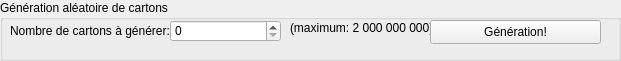
                <widget class="QGroupBox" name="groupBox_2">
                    <property name="sizePolicy">
                        <sizepolicy hsizetype="Preferred" vsizetype="Fixed">
                            <horstretch>0</horstretch>
                            <verstretch>0</verstretch>
                        </sizepolicy>
                    </property>
                    <property name="minimumSize">
                        <size>
                            <width>621</width>
                            <height>61</height>
                        </size>
                    </property>
                    <property name="title">
                        <string>Génération aléatoire de cartons</string>
                    </property>
                    <widget class="QSpinBox" name="UIGenerateNumber">
                        <property name="geometry">
                            <rect>
                                <x>170</x>
                                <y>20</y>
                                <width>111</width>
                                <height>22</height>
                            </rect>
                        </property>
                        <property name="toolTip">
                            <string>Défini le nombre de carton à générer aléatoirement.</string>
                        </property>
                        <property name="maximum">
                            <number>200000000</number>
                        </property>
                        <property name="stepType">
                            <enum>QAbstractSpinBox::AdaptiveDecimalStepType</enum>
                        </property>
                    </widget>
                    <widget class="QLabel" name="label_3">
                        <property name="geometry">
                            <rect>
                                <x>10</x>
                                <y>20</y>
                                <width>161</width>
                                <height>21</height>
                            </rect>
                        </property>
                        <property name="text">
                            <string>Nombre de cartons à générer:</string>
                        </property>
                    </widget>
                    <widget class="QLabel" name="label_4">
                        <property name="geometry">
                            <rect>
                                <x>290</x>
                                <y>20</y>
                                <width>141</width>
                                <height>16</height>
                            </rect>
                        </property>
                        <property name="text">
                            <string>(maximum: 2 000 000 000)</string>
                        </property>
                    </widget>
                    <widget class="QPushButton" name="UIGenerateBtn">
                        <property name="geometry">
                            <rect>
                                <x>430</x>
                                <y>20</y>
                                <width>171</width>
                                <height>24</height>
                            </rect>
                        </property>
                        <property name="toolTip">
                            <string>Génère aléatoirement une série de carton et ajoute à la liste.</string>
                        </property>
                        <property name="text">
                            <string>Génération!</string>
                        </property>
                    </widget>
                </widget>
